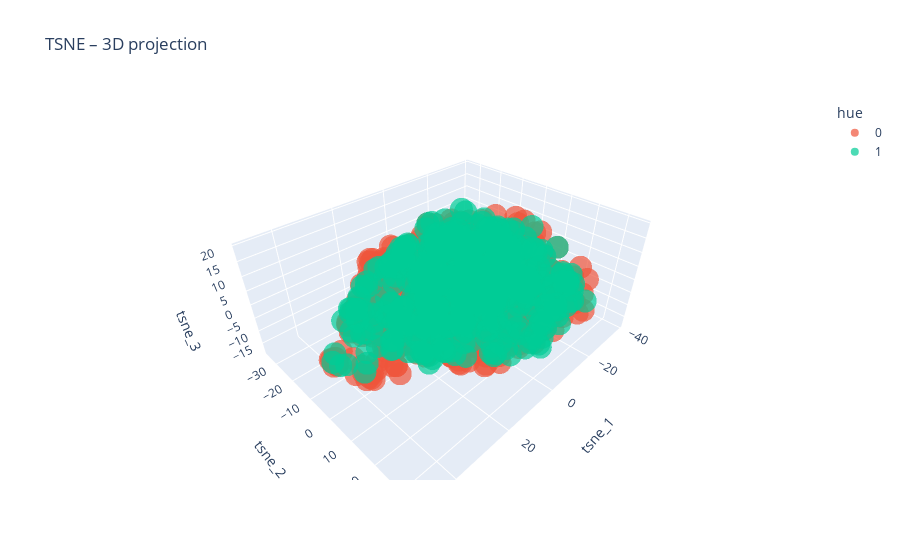

The notebook cell saved with this chart:
### Code cell
tsne_3d_df, tsne_3d_model = reduce_and_plot_3d(
    df=train_emb,
    algorithm="tsne",
    random_state=42,
    hue=labels_cat,
    perplexity=30,
    learning_rate="auto",
    init="pca",
    sample_n=10000,
)

### Figure 1 — Plotly figure (JSON) as saved in the notebook; plotly's stock layout.template omitted (floating-point values rounded to 4 significant figures; data arrays with more than 128 entries replaced by an {"elided": "..."} marker saying what was removed)
{"data": [{"hovertemplate": "hue=0<br>tsne_1=%{x}<br>tsne_2=%{y}<br>tsne_3=%{z}<extra></extra>", "legendgroup": "0", "marker": {"color": "#EF553B", "opacity": 0.7, "symbol": "circle"}, "mode": "markers", "name": "0", "scene": "scene", "showlegend": true, "type": "scatter3d", "x": {"elided": "716 float values"}, "y": {"elided": "716 float values"}, "z": {"elided": "716 float values"}}, {"hovertemplate": "hue=1<br>tsne_1=%{x}<br>tsne_2=%{y}<br>tsne_3=%{z}<extra></extra>", "legendgroup": "1", "marker": {"color": "#00cc96", "opacity": 0.7, "symbol": "circle"}, "mode": "markers", "name": "1", "scene": "scene", "showlegend": true, "type": "scatter3d", "x": {"elided": "456 float values"}, "y": {"elided": "456 float values"}, "z": {"elided": "456 float values"}}], "layout": {"legend": {"title": {"text": "hue"}, "tracegroupgap": 0}, "scene": {"domain": {"x": [0, 1], "y": [0, 1]}, "xaxis": {"title": {"text": "tsne_1"}}, "yaxis": {"title": {"text": "tsne_2"}}, "zaxis": {"title": {"text": "tsne_3"}}}, "title": {"text": "TSNE – 3D projection"}}}
